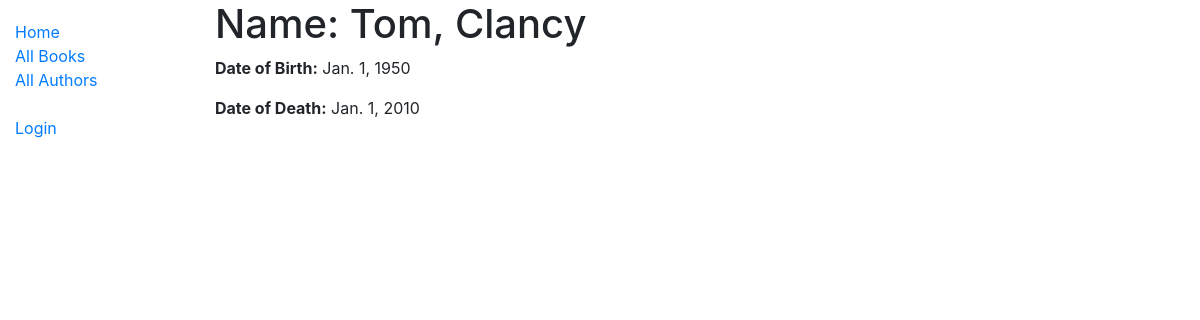
The app's page /catalog/author/1 with its own data.
### catalog/models.py (models this page shows, shortened)
class Author(models.Model):
    first_name = models.CharField(max_length=100)
    last_name = models.CharField(max_length=100)
    date_of_birth = models.DateField(null=True, blank=True)
    date_of_death = models.DateField('Died', null=True, blank=True)
    class Meta:
        ordering = ['last_name', 'first_name']

### catalog/views.py (the view)
# urls.py: path('author/<int:pk>', views.AuthorDetailView.as_view(), name='author-detail')
class AuthorDetailView(generic.DetailView):
    model = Author

### catalog/templates/catalog/author_detail.html
{% extends "base_generic.html" %}
{% block content %}
  <h1>Name: {{ author.first_name}}, {{author.last_name}}</h1>
  <p><strong>Date of Birth:</strong> {{ author.date_of_birth }}</p>
  <p><strong>Date of Death:</strong> {{ author.date_of_death}}</p>
{% endblock %}

### records on screen
Author: first_name "Tom", last_name "Clancy", date_of_birth "Jan. 1, 1950", date_of_death "Jan. 1, 2010"
